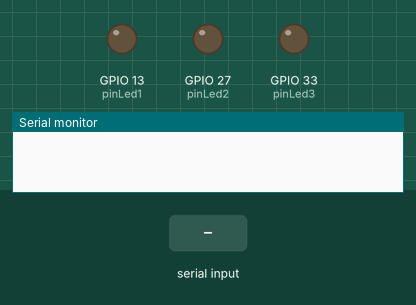
Bench run of a sketch on a simulated ESP32. Parts: output pins drawn as LEDs (lit = HIGH), the last lines printed to the serial monitor. The inputs (shaded band) are chosen by the test bench.

Above: at 1.2 s.
1.3 s: "L11\n" received over Serial
At 2.0 s:
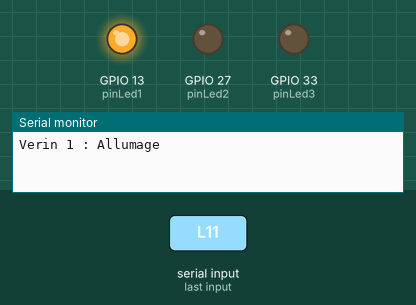
2.8 s: "L12\n" received over Serial
At 3.2 s:
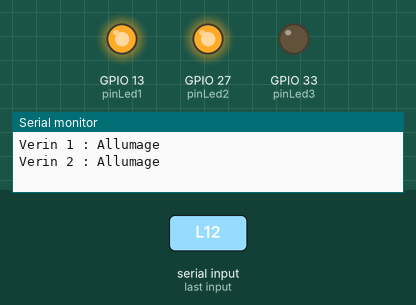
4.3 s: "L13\n" received over Serial
At 5.5 s:
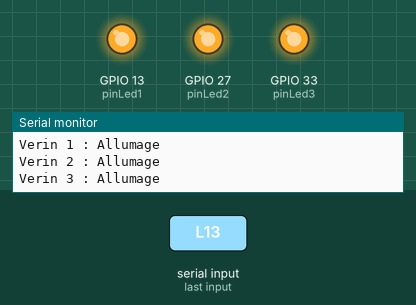
5.8 s: "L11\n" received over Serial
At 6.6 s:
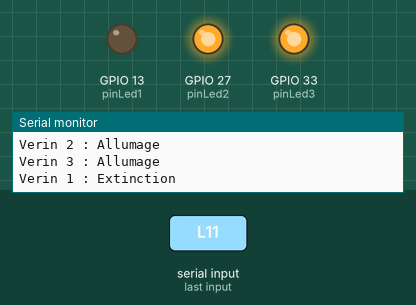
7.3 s: "L12\n" received over Serial
At 7.8 s:
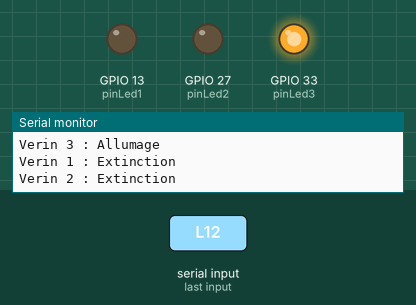
Timing chart, 0 to 9.8 s (numbered marks = the images above; inputs shaded):
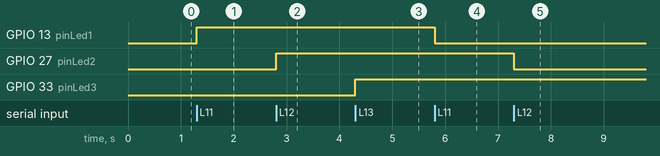

Measured:
- after the input at 1.3 s, GPIO 13 (pinLed1): LOW → HIGH at once
- after the input at 2.8 s, GPIO 27 (pinLed2): LOW → HIGH at once
- after the input at 4.3 s, GPIO 33 (pinLed3): LOW → HIGH at once
- after the input at 5.8 s, GPIO 13 (pinLed1): HIGH → LOW at once
- after the input at 7.3 s, GPIO 27 (pinLed2): HIGH → LOW at once

The sketch:

ihm_test_led.ino
```cpp
const int pinLed1 = 13;
const int pinLed2 = 27;
const int pinLed3 = 33;

void setup() {
  Serial.begin(115200);
  pinMode(pinLed1, OUTPUT);
  pinMode(pinLed2, OUTPUT);
  pinMode(pinLed3, OUTPUT);
}

void loop() {
  if (Serial.available() > 0) {

    String input = Serial.readStringUntil('\n');
    if (input == "L11") {
      Serial.print("Verin 1 : ");
      toggleLed(pinLed1);

    } else if (input == "L12") {
      Serial.print("Verin 2 : ");
      toggleLed(pinLed2);

    } else if (input == "L13") {
      Serial.print("Verin 3 : ");
      toggleLed(pinLed3);

    }  else {
       Serial.println("Aucun verin");
     }
  }
}

void toggleLed(int pin) {
  if (digitalRead(pin) == HIGH) {
    digitalWrite(pin, LOW);
    Serial.println("Extinction");
  } else {
    digitalWrite(pin, HIGH);
    Serial.println("Allumage");
  }
}
```
